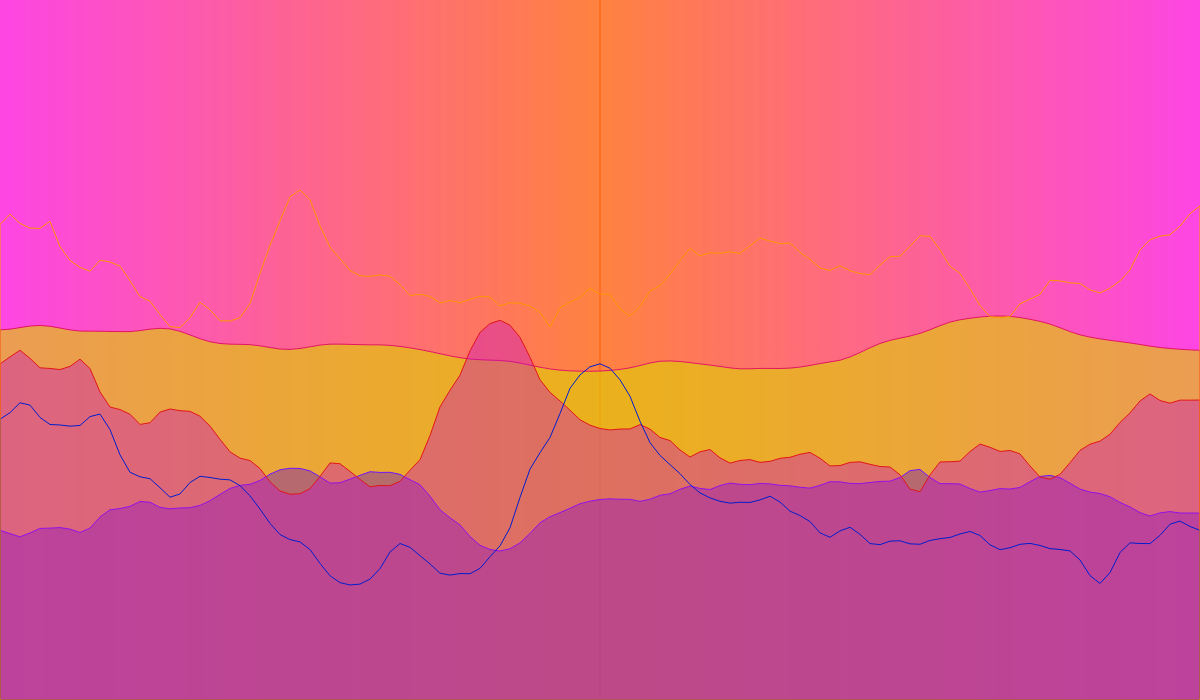
Frame 1 (no input)
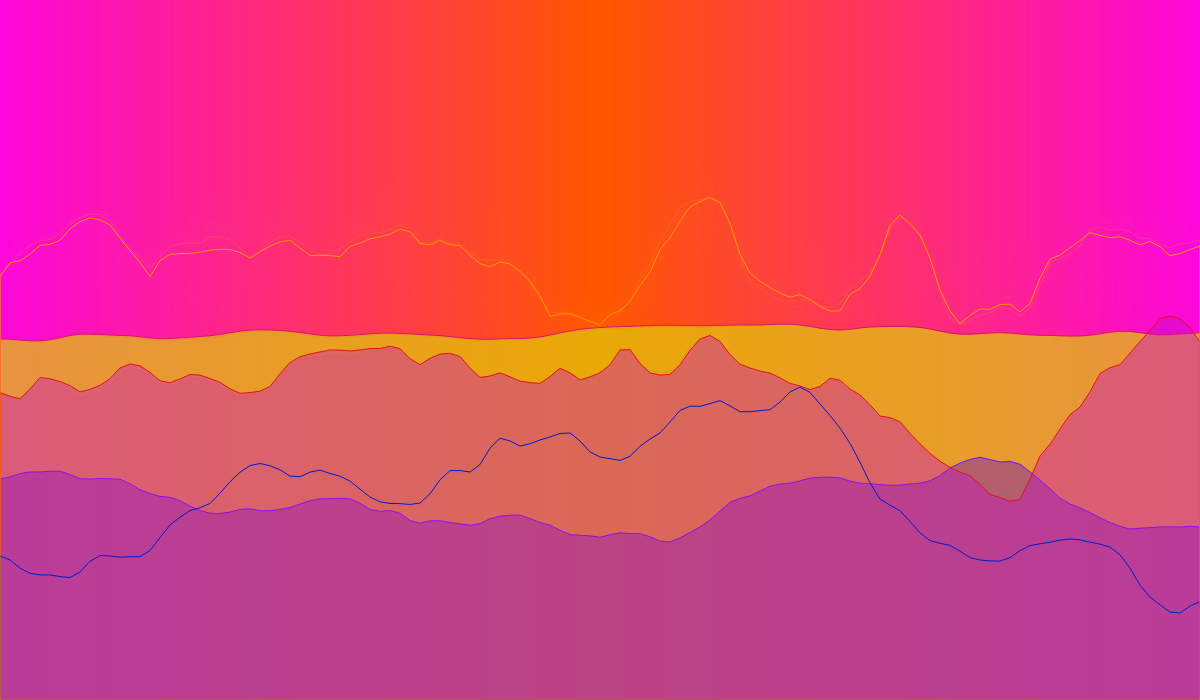
Frame 60 (no input)
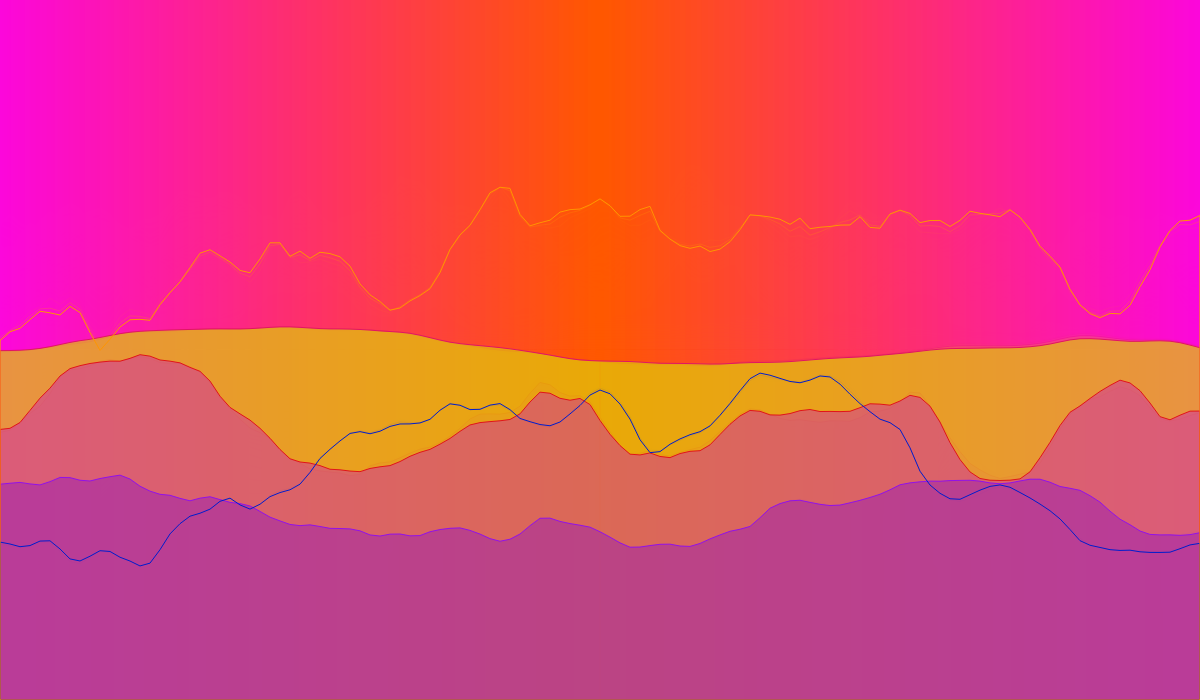
Frame 120 (the mouse pressed at the canvas centre since frame 60)

The p5.js sketch that drew these frames (run headless with seeded random() and noise() and a simulated clock; from frame 60 on, the mouse is pressed at the canvas centre):

// p5.js sketch
// ── sketch.js
//for the backgroound
var Y_AXIS = 1;
var X_AXIS = 2;
var b1, b2, c1, c2;


var yoff =0.0;       
var yoff1=0.0;
var yoff2=0.0;
var yoff3=0.0;
var yoff4=0.0;

function setup() {
  createCanvas(1200, 700);

  
//this is for the background too   
  b1 = color(252,8,219);
  b2 = color(255,89,0);
  c1= color(255,89,0);
  c2= color(255, 214,33);
  
}

function draw() {



//also for background
 setGradient(0, 0, width/2, height, b1, b2, X_AXIS);
  setGradient(width/2, 0, width/2, height, b2, b1, X_AXIS);
  
  
  
    //for the third wobbly line
  
  stroke(225,20,100);
strokeWeight(1);
  fill(225,200,9,170);
  
  beginShape();
  var xoff2=200;
  for(var x=0; x<=width;x+=10){
    var y=map(noise(xoff2,yoff2),0,1,300,400);
    vertex(x,y);
    xoff2+=0.03;
  }
  yoff2 +=0.03;
  vertex(width,height);
  vertex(0,height);
  endShape(CLOSE);
  
  
  
  //for the first wobbly line
stroke(110,20,255);
strokeWeight(1);
  fill(100,14,200,100);
 
  beginShape(); 
  
  var xoff = 200;      
  
  for (var x = 0; x <= width; x += 10) {
   
    
   
    var y = map(noise(xoff, yoff), 2.5, 0.5, 200,500);

   
    vertex(x, y); 
   
    xoff += 0.06;
  }
  
  yoff += 0.01;
  vertex(width, height);
  vertex(0, height);
  endShape(CLOSE);
  
  
 
  //for the second wobbly line
  
    stroke(225,20,25);
strokeWeight(1);
  fill(200,14,200,100);
  
  beginShape();
  var xoff1=200;
  for(var x=0; x<=width;x+=10){
    var y=map(noise(xoff1,yoff1),0,2,270,900);
    vertex(x,y);
    xoff1+=0.06;
  }
  yoff1 +=0.03;
  vertex(width,height);
  vertex(0,height);
  endShape(CLOSE);

//for the forth wobbly line
  
   stroke(0,29,205);
strokeWeight(1);
  noFill();
  
  beginShape();
  var xoff3=200;
  for(var x=0; x<=width;x+=10){
    var y=map(noise(xoff3,yoff3),0,1,300,700);
    vertex(x,y);
    xoff3+=0.05;
  }
  yoff3 +=0.01;
  vertex(width,height);
  vertex(0,height);
  endShape(CLOSE);
  
  //for the fifth wobbly line
  
  
   stroke(255,149,0);
strokeWeight(1);
  noFill();
  
  beginShape();
  var xoff4=200;
  for(var x=0; x<=width;x+=10){
    var y=map(noise(xoff4,yoff4),1,3,400,900);
    vertex(x,y);
    xoff4+=0.1;
  }
  yoff4 +=0.04;
  vertex(width,height);
  vertex(0,height);
  endShape(CLOSE);

  
}
  


//below all for the background gradient

function setGradient(x, y, w, h, c1, c2, axis) {

  noFill();

  if (axis == Y_AXIS) { 
    for (var i = y; i <= y+h; i++) {
      
  
  
   
    }
  }  
  else if (axis == X_AXIS) {  // Left to right gradient
    for (var i = x; i <= x+w; i++) {
      var inter = map(i, x, x+w, 0, 1);
      var c = lerpColor(c1, c2, inter);
      stroke(c);
      line(i, y, i, y+h);
    }
  }
}
//ask sion WHY DOESNT THIS WORK
//function mousePressed(){
//  background(0);
//}
